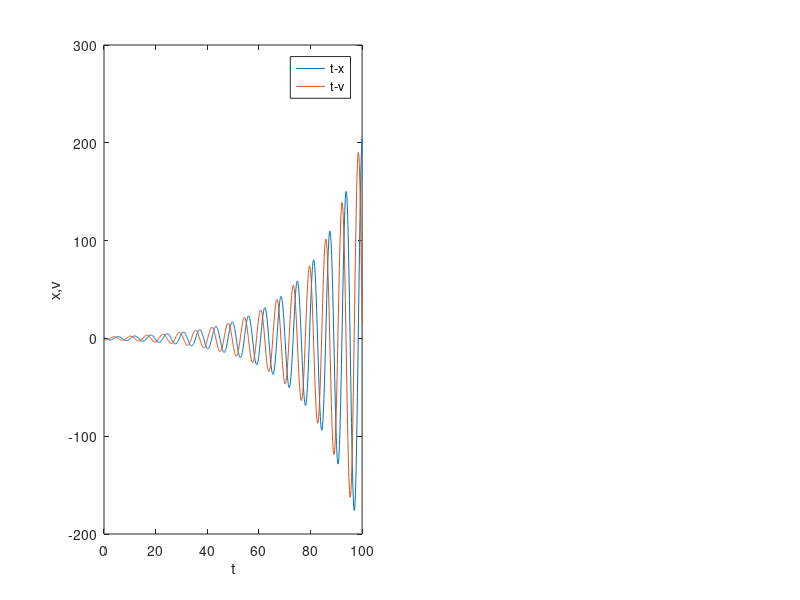

Reproduce this figure in MATLAB. (Note: this script raises an error after producing the figure.)
clear;
close all;

size = 1e3;

V = zeros(1,size);
V(1) = -1;
X = zeros(1,size);
X(1) = 1;

h = 0.1;
t = (0:h:size*h);

k = 1;
m = 1;

for i = 1:size
  X(i+1) = X(i) + h*V(i);
  V(i+1) = V(i) - k/m*h*X(i);
end

figure;

subplot(1,2,1);
plot(t,X,t,V);
xlabel('t');
ylabel('x,v');
legend('t-x','t-v');
ax = gca;
ax.FontName = 'Times New Roman';
ax.FontSize = 16;
grid on;
grid minor;

subplot(1,2,2);
plot(X,V);
xlabel('x');
ylabel('v');
legend('x-v');
ax = gca;
ax.FontName = 'Times New Roman';
ax.FontSize = 16;
grid on;
grid minor;
%saveas(gcf,'t-x.png')
